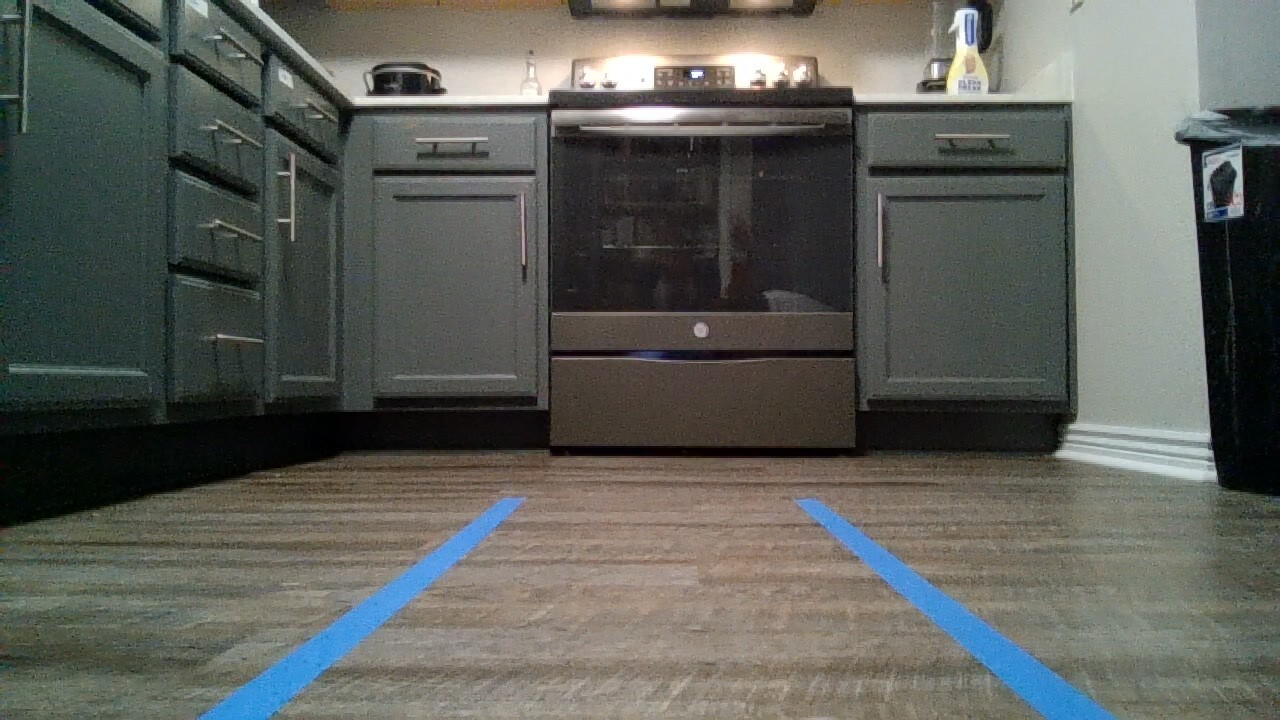
#> input picture 1.jpg, 1280 x 720 px
$ python self-driving.py
#> lines starting #> are read from the running program, lines starting #| are printed output that depends on the picture; after the words box and inside, x2 and y2 are one past the last pixel; in counts of white or black regions, pixels touching at a corner belong together
import cv2
import matplotlib.pyplot as plt
import numpy as np

frame = cv2.imread('1.jpg')
#> frame is the input picture: shape (720, 1280, 3); mean B, G, R 89.8, 95.4, 93.3


img = np.array(frame, dtype=np.uint16) # This line only change the type, not values
img *= 256

hsv = cv2.cvtColor(frame, cv2.COLOR_BGR2HSV)
#> hsv: shape (720, 1280, 3); mean H, S, V 52.7, 50, 101.2

lower_blue = np.array([60, 40, 40])
upper_blue = np.array([150, 255, 255])
mask = cv2.inRange(hsv, lower_blue, upper_blue)
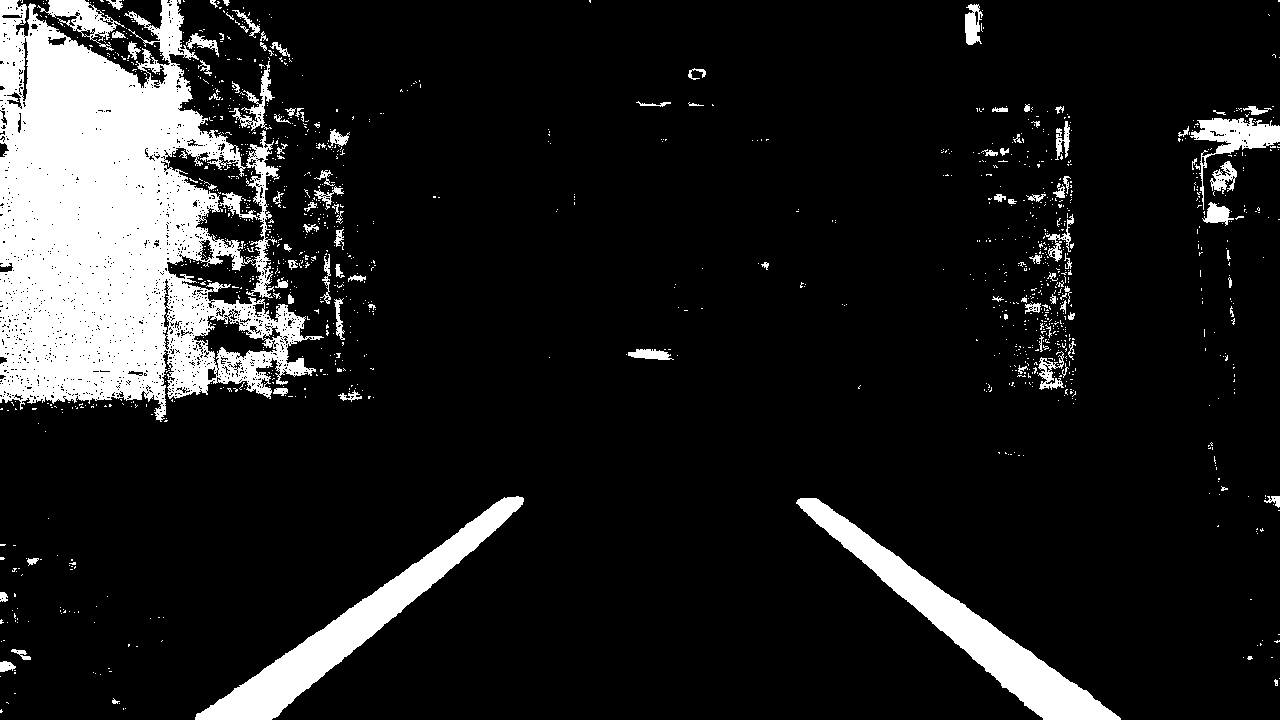
#> mask: shape (720, 1280); 12.6% white; 1325 white regions (1222 under 20 px), largest, box (x1, y1, x2, y2) and area: (0, 0, 324, 422) 76683, (796, 498, 1121, 720) 11971, (195, 496, 524, 720) 11925
edges = cv2.Canny(mask, 200, 400)
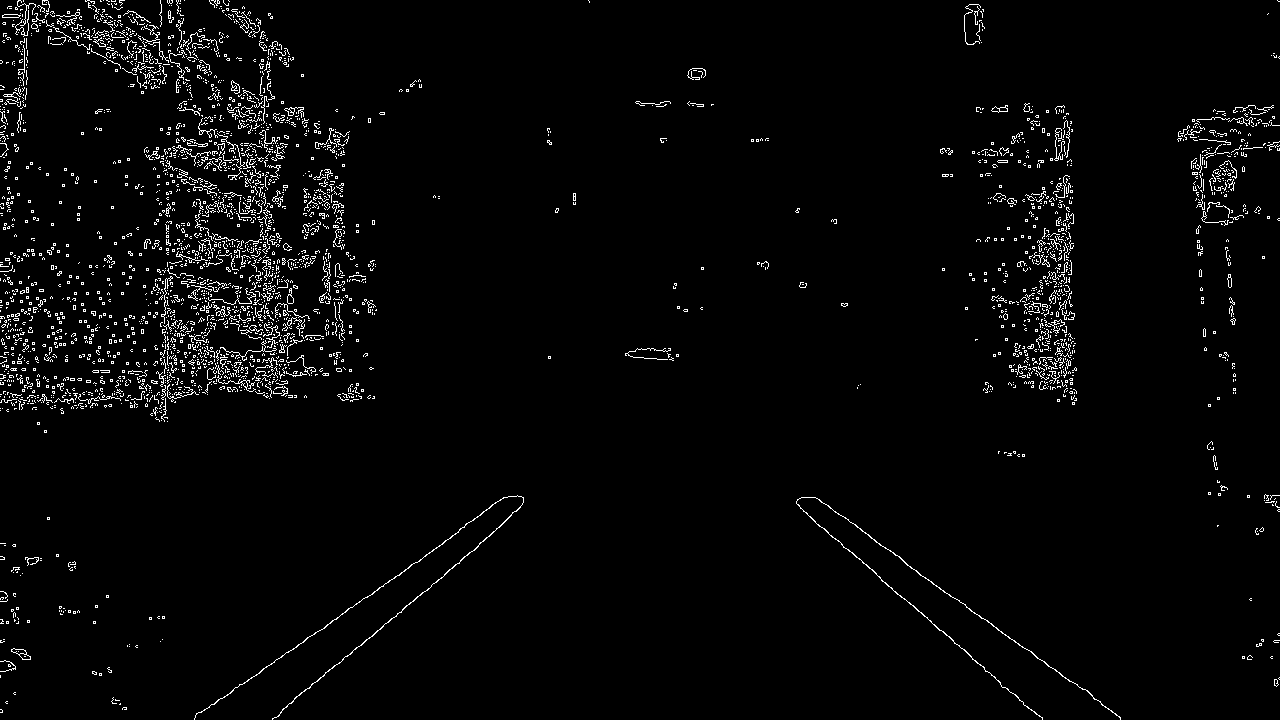
#> edges: shape (720, 1280); 2.7% white in thin lines or dots

def detect_edges(frame):
    hsv=cv2.cvtColor(frame, cv2.COLOR_BGR2HSV)
    show_image("hsv", hsv)
    lower_blue=np.array([60, 40, 40])
    upper_blue=np.array([150, 255, 255])
    mask = cv2.inRange(hsv, lower_blue, upper_blue)
    show_image("blue mask", mask)
    edges = cv2.Canny(mask, 200, 400)
    return edges

def region_of_interest(edges):
    height, width=edges.shape
    mask = np.zeros_like(edges)
    # only focus bottom half of the screen
    polygon = np.array([[
        (0, height * 1/2),
        (width, height * 1 / 2),
        (width, height),
        (0, height),
    ]], np.int32)

    cv2.fillPoly(mask, polygon, 255)
    cropped_edges = cv2.bitwise_and(edges, mask)
    return cropped_edges


print(frame.dtype)
#| uint8
print(frame.shape)
#| (720, 1280, 3)
cv2.imshow("img", frame)
cv2.imshow("img", hsv)
cv2.imshow("img", mask)
cv2.imshow("img", edges)
#cv2.imshow("img", cropped_edges)
cv2.waitKey()
